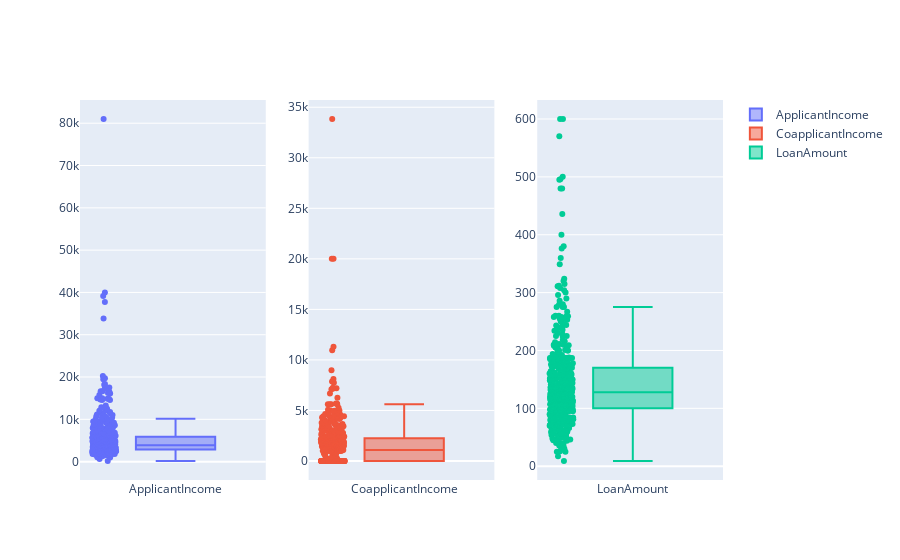

The code cell stored with this chart in its notebook:
### Markdown cell above
**a) Plotting Univariate plots**

### Code cell
enable_plotly_in_cell()
import plotly.graph_objs as go
from plotly.offline import iplot
from plotly.subplots import make_subplots


fig = make_subplots(rows=1, cols=3)

fig.add_trace(go.Box(y = df_train['ApplicantIncome'], boxpoints='all', jitter=0.3, pointpos=-1.8, name='ApplicantIncome'),row=1, col=1)

fig.add_trace(go.Box(y = df_train['CoapplicantIncome'], boxpoints='all', jitter=0.3, pointpos=-1.8,name='CoapplicantIncome' ),row=1, col=2)

fig.add_trace(go.Box(y = df_train['LoanAmount'], boxpoints='all', jitter=0.3, pointpos=-1.8, name='LoanAmount'),row=1, col=3)

iplot(fig, filename = 'train')

### Figure 1 — Plotly figure (JSON) as saved in the notebook; plotly's stock layout.template omitted (floating-point values rounded to 4 significant figures; data arrays with more than 128 entries replaced by an {"elided": "..."} marker saying what was removed)
{"data": [{"jitter": 0.3, "name": "ApplicantIncome", "yaxis": "y", "type": "box", "xaxis": "x", "y": {"elided": "480 int values"}, "pointpos": -1.8, "boxpoints": "all"}, {"jitter": 0.3, "name": "CoapplicantIncome", "yaxis": "y2", "type": "box", "xaxis": "x2", "y": {"elided": "480 float values"}, "pointpos": -1.8, "boxpoints": "all"}, {"jitter": 0.3, "name": "LoanAmount", "yaxis": "y3", "type": "box", "xaxis": "x3", "y": {"elided": "480 int values"}, "pointpos": -1.8, "boxpoints": "all"}], "layout": {"yaxis": {"domain": [0, 1], "anchor": "x"}, "xaxis3": {"domain": [0.7111, 1], "anchor": "y3"}, "xaxis2": {"domain": [0.3556, 0.6444], "anchor": "y2"}, "yaxis2": {"domain": [0, 1], "anchor": "x2"}, "yaxis3": {"domain": [0, 1], "anchor": "x3"}, "xaxis": {"domain": [0, 0.2889], "anchor": "y"}}}
